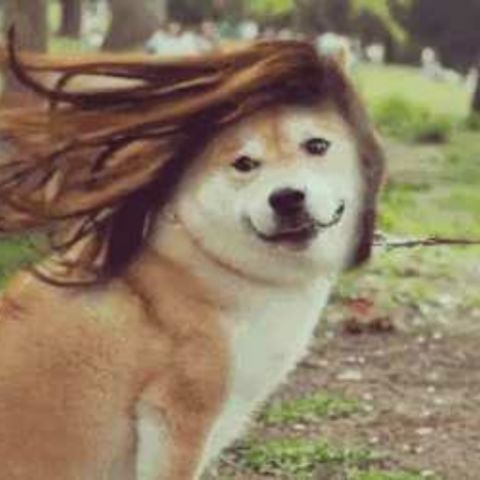
#> input picture ITAEM2/v2-609bc47cf0dd2e352a58512703dafba1_xll.jpg, 480 x 480 px, found by its file name
$ python '矩阵转置.py'
#> lines starting #> are read from the running program, lines starting #| are printed output that depends on the picture
from PIL import Image
import numpy as np

im = np.array(Image.open('C:/Users/Rache/Pictures/Camera Roll/v2-609bc47cf0dd2e352a58512703dafba1_xll.jpg'))
#> im is the input picture: shape (480, 480, 3); mean R, G, B 141.9, 124.8, 100.1
copy = im.copy()
# 转置
arr = im.shape
#> arr = (480, 480, 3)
for i in range(arr[0]):
    for j in range(arr[1]):
        for z in range(arr[2]):
            # pass
            im[i][j][z] = copy[j][i][z]
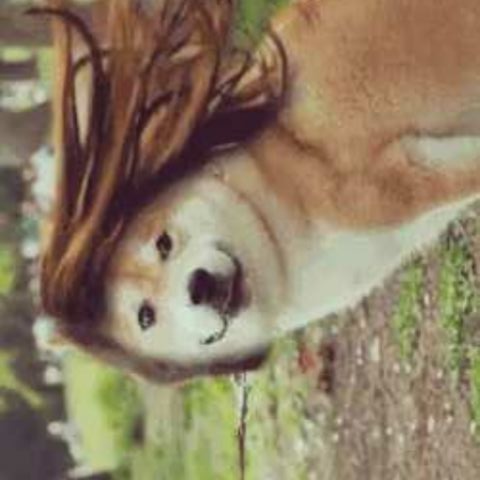
#> im: shape (480, 480, 3); mean R, G, B 141.9, 124.8, 100.1
#             im[i][j][z] = copy[arr[0]-j-1][i][z]


Image.fromarray(im).save('./lena_save_pillow_gray.jpg')

# [36 lines of commented-out code are left out]
